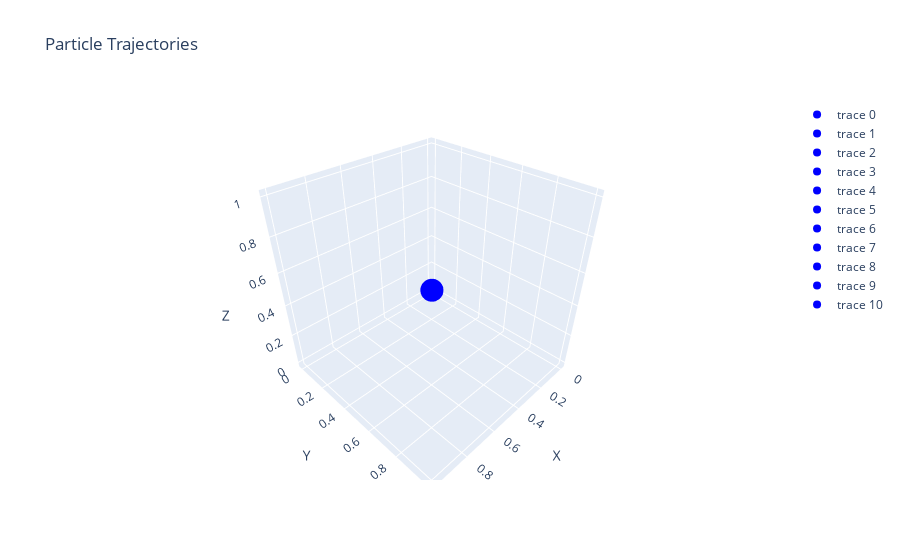

Notebook code cell kept with this figure:
### Code cell
fig.update_layout( # Setting up the layout here
    scene=dict(
        xaxis=dict(title='X'),
        yaxis=dict(title='Y'),
        zaxis=dict(title='Z')
    ),
    title='Particle Trajectories'
)

### Figure 1 — Plotly figure (JSON) as saved in the notebook; plotly's stock layout.template omitted (floating-point values rounded to 4 significant figures)
{"data": [{"line": {"color": "blue", "width": 0.5}, "mode": "markers", "type": "scatter3d", "x": [0], "y": [0], "z": [0]}, {"line": {"color": "blue", "width": 0.5}, "mode": "markers", "type": "scatter3d", "x": [0.1], "y": [0.1], "z": [0.1]}, {"line": {"color": "blue", "width": 0.5}, "mode": "markers", "type": "scatter3d", "x": [0.2], "y": [0.2], "z": [0.2]}, {"line": {"color": "blue", "width": 0.5}, "mode": "markers", "type": "scatter3d", "x": [0.3], "y": [0.3], "z": [0.3]}, {"line": {"color": "blue", "width": 0.5}, "mode": "markers", "type": "scatter3d", "x": [0.4], "y": [0.4], "z": [0.4]}, {"line": {"color": "blue", "width": 0.5}, "mode": "markers", "type": "scatter3d", "x": [0.5], "y": [0.5], "z": [0.5]}, {"line": {"color": "blue", "width": 0.5}, "mode": "markers", "type": "scatter3d", "x": [0.6], "y": [0.6], "z": [0.6]}, {"line": {"color": "blue", "width": 0.5}, "mode": "markers", "type": "scatter3d", "x": [0.7], "y": [0.7], "z": [0.7]}, {"line": {"color": "blue", "width": 0.5}, "mode": "markers", "type": "scatter3d", "x": [0.8], "y": [0.8], "z": [0.8]}, {"line": {"color": "blue", "width": 0.5}, "mode": "markers", "type": "scatter3d", "x": [0.9], "y": [0.9], "z": [0.9]}, {"line": {"color": "blue", "width": 0.5}, "mode": "markers", "type": "scatter3d", "x": [1], "y": [1], "z": [1]}], "layout": {"scene": {"xaxis": {"title": {"text": "X"}}, "yaxis": {"title": {"text": "Y"}}, "zaxis": {"title": {"text": "Z"}}}, "title": {"text": "Particle Trajectories"}}}
